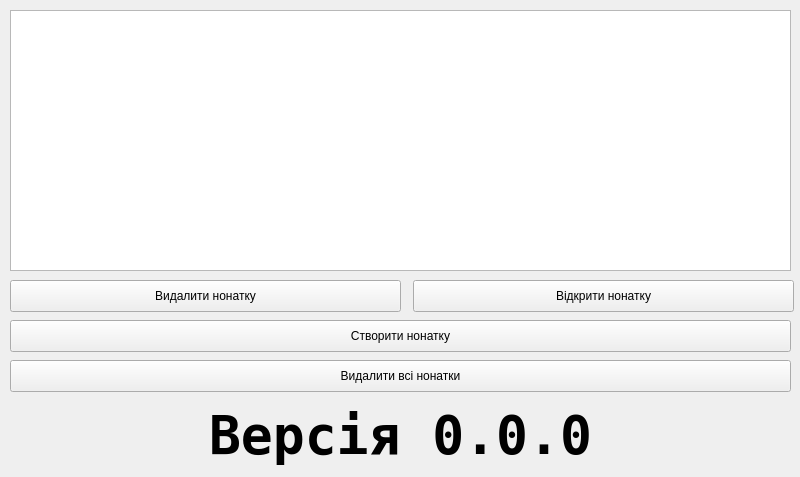
<?xml version="1.0" encoding="UTF-8"?>
<ui version="4.0">
 <class>mainWindow</class>
 <widget class="QMainWindow" name="mainWindow">
  <property name="geometry">
   <rect>
    <x>0</x>
    <y>0</y>
    <width>800</width>
    <height>477</height>
   </rect>
  </property>
  <property name="windowTitle">
   <string>NoteBook</string>
  </property>
  <widget class="QWidget" name="centralwidget">
   <widget class="QPushButton" name="delete_all_notes">
    <property name="geometry">
     <rect>
      <x>10</x>
      <y>360</y>
      <width>781</width>
      <height>32</height>
     </rect>
    </property>
    <property name="text">
     <string>Видалити всі нонатки</string>
    </property>
   </widget>
   <widget class="QLabel" name="version">
    <property name="geometry">
     <rect>
      <x>20</x>
      <y>400</y>
      <width>761</width>
      <height>71</height>
     </rect>
    </property>
    <property name="font">
     <font>
      <family>Andale Mono</family>
      <pointsize>40</pointsize>
      <weight>75</weight>
      <bold>true</bold>
      <kerning>true</kerning>
     </font>
    </property>
    <property name="text">
     <string>Версія 0.0.0</string>
    </property>
    <property name="alignment">
     <set>Qt::AlignCenter</set>
    </property>
   </widget>
   <widget class="QPushButton" name="delete_note">
    <property name="geometry">
     <rect>
      <x>10</x>
      <y>280</y>
      <width>391</width>
      <height>32</height>
     </rect>
    </property>
    <property name="text">
     <string>Видалити нонатку</string>
    </property>
   </widget>
   <widget class="QPushButton" name="open_note">
    <property name="geometry">
     <rect>
      <x>413</x>
      <y>280</y>
      <width>381</width>
      <height>32</height>
     </rect>
    </property>
    <property name="text">
     <string>Відкрити нонатку</string>
    </property>
   </widget>
   <widget class="QListWidget" name="notes">
    <property name="geometry">
     <rect>
      <x>10</x>
      <y>10</y>
      <width>781</width>
      <height>261</height>
     </rect>
    </property>
   </widget>
   <widget class="QPushButton" name="create_note">
    <property name="geometry">
     <rect>
      <x>10</x>
      <y>320</y>
      <width>781</width>
      <height>32</height>
     </rect>
    </property>
    <property name="text">
     <string>Створити нонатку</string>
    </property>
   </widget>
  </widget>
 </widget>
 <resources/>
 <connections/>
</ui>
